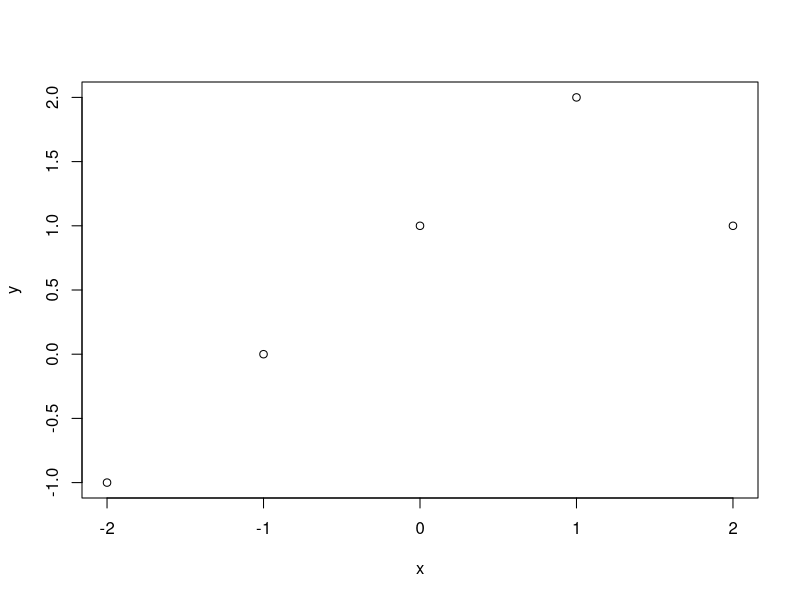
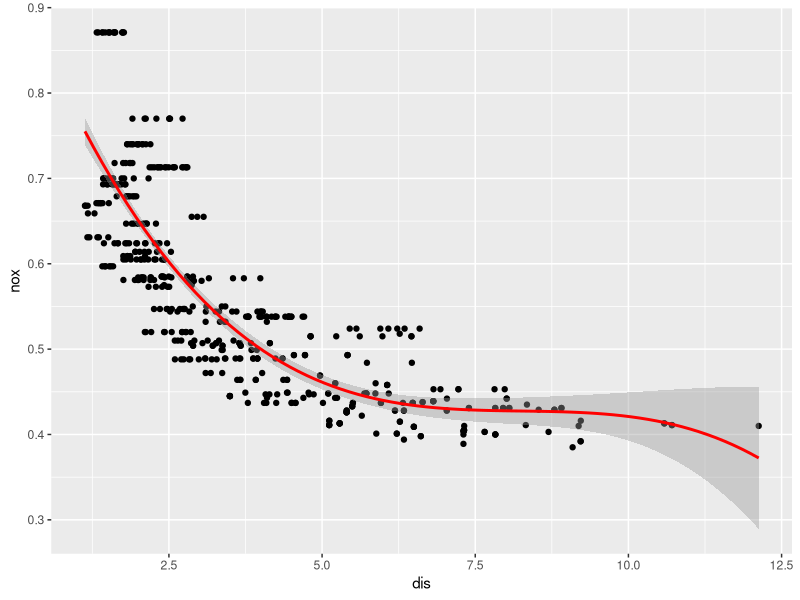
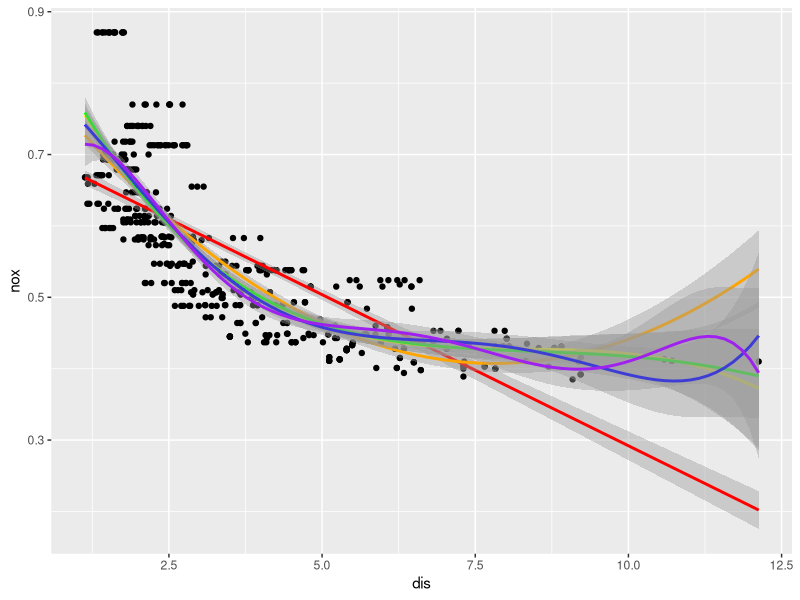
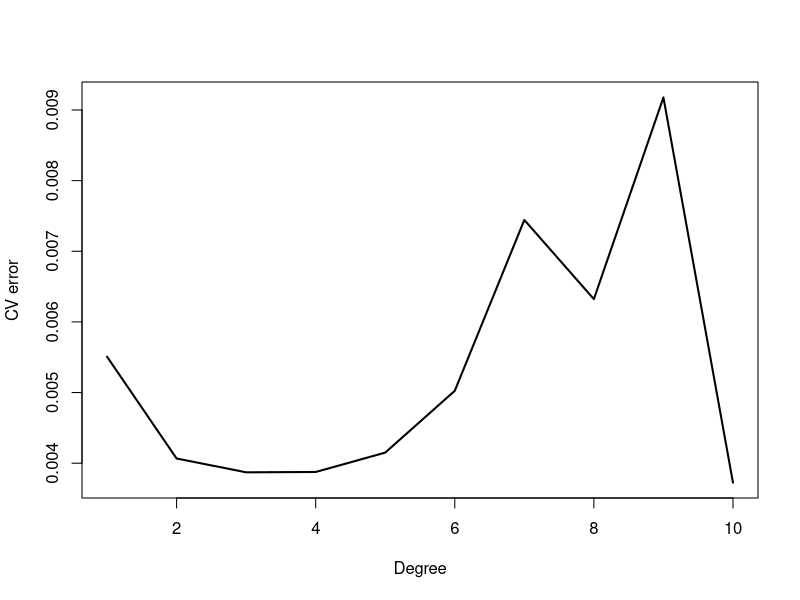

Reproduce these figures in R, in order.
## ---- chunk 1
knitr::opts_chunk$set(echo = TRUE)
library(MASS)
library(tidyverse)
library(boot)
## ---- chunk 2
x <- -2:2
y <-  1 + x + -2 * (x-1)^2 * I(x>1)
plot(x, y)
## ---- chunk 3
attach(Boston)
boston <- Boston
set.seed(2019)

lm.fit <- lm(nox ~poly(dis,3),boston)
summary(lm.fit)
## ---- chunk 4
boston <- as.tibble(boston)
ggplot(boston,aes(dis,nox))+geom_point()+geom_smooth(method = "lm",formula = y ~ poly(x,3),color = "red")
## ---- chunk 5
ggplot(boston,aes(dis,nox))+geom_point()+
  geom_smooth(method = "lm",formula = y ~ x,color = "red")+
  geom_smooth(method = "lm",formula = y ~ poly(x,2),color = "orange")+
  geom_smooth(method = "lm",formula = y ~ poly(x,3),color = "yellow")+
  geom_smooth(method = "lm",formula = y ~ poly(x,4),color = "green")+
  geom_smooth(method = "lm",formula = y ~ poly(x,5),color = "blue")+
  geom_smooth(method = "lm",formula = y ~ poly(x,6),color = "purple")
## ---- chunk 6
rss <- rep(NA,10)
for (i in 1:10) {
  lm.fit2 <- lm(nox ~ poly(dis,i),boston)
  rss[i] <- sum(lm.fit2$residuals^2)
}
rss


## ---- chunk 7
deltas <-  rep(NA, 10)
for (i in 1:10) {
    glm.fit = glm(nox ~ poly(dis, i), data = boston)
    deltas[i] = cv.glm(boston, glm.fit, K = 10)$delta[2]
}
plot(1:10, deltas, xlab = "Degree", ylab = "CV error", type = "l", pch = 20, 
    lwd = 2)
